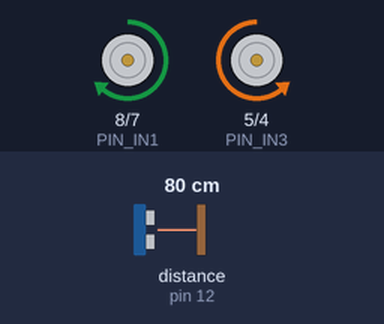
Bench run of a sketch on a simulated Arduino Uno, built with avr-gcc and run on an emulated ATmega328P. On the bench: motor-driver pin pairs drawn as motors (green arrow = first pin HIGH = forward, orange = second pin HIGH = backward, longer = more drive, scaled by the enable pin). Wiring (inferred from the names in the program): ultrasonic range finder: trigger pin 13; echo pin 12. The test bench sets the inputs (shaded band); at power-on: distance to the obstacle (sensor on pin 12) 80 cm. The echo pulse lasts 58.3 µs per cm; what the sketch prints to the serial monitor is not drawn.

Above: at 2.2 s.
2.3 s: distance to the obstacle (sensor on pin 12) set to 33 cm
5.3 s: distance to the obstacle (sensor on pin 12) set to 28 cm
At 5.7 s:
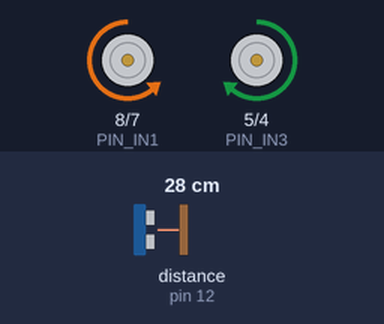
At 6.5 s:
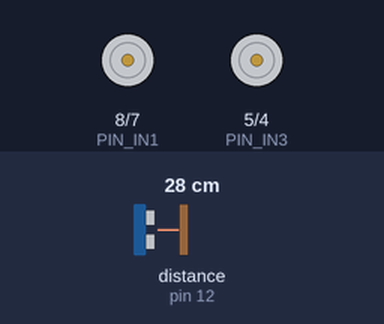
8.3 s: distance to the obstacle (sensor on pin 12) set to 35 cm
10.1 s: distance to the obstacle (sensor on pin 12) set to 2 cm
At 11.0 s:
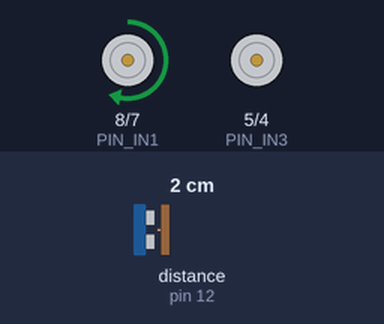
Timing chart, 0 to 14.1 s (numbered marks = the images above; inputs shaded):
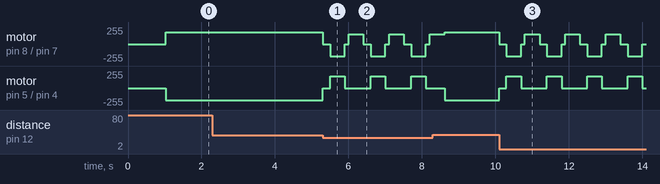

Measured:
- the behaviour switches between 31 and 30 cm on distance to the obstacle (sensor on pin 12) (found by bisection; images 0 and 1)
- after the input at 2.3 s, every drawn part: stays the same

The sketch:

robot_car.ino
```cpp
// (licence header left out)
#include "config.h"
#include "motors.h"
#include "ultrasonic.h"

// ── State Machine ─────────────────────────────────────────────
enum RobotState { STATE_FORWARD, STATE_STOP, STATE_REVERSING, STATE_TURNING };
static RobotState    currentState   = STATE_FORWARD;
static unsigned long stateStartTime = 0;

static const char* state_name(RobotState s) {
  switch (s) {
    case STATE_FORWARD:   return "FORWARD  ";
    case STATE_STOP:      return "STOP     ";
    case STATE_REVERSING: return "REVERSING";
    case STATE_TURNING:   return "TURNING  ";
    default:              return "UNKNOWN  ";
  }
}

// ── setup() ──────────────────────────────────────────────────
void setup() {
  Serial.begin(SERIAL_BAUD);
  motors_init();
  ultrasonic_init();
  Serial.println(F("=== v1: Obstacle Avoidance Robot ==="));
  Serial.println(F("github.com/MooMooCow29/Building-an-Arduino-Robot-Car"));
  delay(1000);
}

// ── loop() ───────────────────────────────────────────────────
void loop() {
  unsigned long now      = millis();
  long          distance = ultrasonic_read_cm();

  // Debug print every 200 ms
  static unsigned long lastPrint = 0;
  if (now - lastPrint >= 200) {
    Serial.print(F("State: ")); Serial.print(state_name(currentState));
    Serial.print(F(" | dist: ")); Serial.print(distance);
    Serial.println(F(" cm"));
    lastPrint = now;
  }

  switch (currentState) {

    case STATE_FORWARD:
      motors_forward(DRIVE_SPEED);
      if (distance > 0 && distance < STOP_DISTANCE) {
        motors_stop();
        currentState   = STATE_STOP;
        stateStartTime = now;
        Serial.print(F("Obstacle at ")); Serial.print(distance);
        Serial.println(F(" cm — stopping."));
      }
      break;

    case STATE_STOP:
      if (now - stateStartTime >= STOP_PAUSE_MS) {
        motors_backward(REVERSE_SPEED);
        currentState   = STATE_REVERSING;
        stateStartTime = now;
        Serial.println(F("Reversing..."));
      }
      break;

    case STATE_REVERSING:
      if (now - stateStartTime >= REVERSE_TIME_MS) {
        motors_stop();
        delay(100);
        motors_turn_right(TURN_SPEED);
        currentState   = STATE_TURNING;
        stateStartTime = now;
        Serial.println(F("Turning right..."));
      }
      break;

    case STATE_TURNING:
      if (now - stateStartTime >= TURN_TIME_MS) {
        motors_stop();
        currentState = STATE_FORWARD;
        Serial.println(F("Resuming forward."));
      }
      break;
  }
}
```

motors.cpp
```cpp
// (licence header left out)
#include "motors.h"
#include "config.h"

// ── Internal helpers ─────────────────────────────────────────

static void left_forward(uint8_t speed) {
  digitalWrite(PIN_IN1, HIGH);
  digitalWrite(PIN_IN2, LOW);
  analogWrite(PIN_ENA, speed);
}
static void left_backward(uint8_t speed) {
  digitalWrite(PIN_IN1, LOW);
  digitalWrite(PIN_IN2, HIGH);
  analogWrite(PIN_ENA, speed);
}
static void left_stop() {
  analogWrite(PIN_ENA, 0);
  digitalWrite(PIN_IN1, LOW);
  digitalWrite(PIN_IN2, LOW);
}

static void right_forward(uint8_t speed) {
  digitalWrite(PIN_IN3, LOW);   // Inverted: mirror-mounted
  digitalWrite(PIN_IN4, HIGH);
  analogWrite(PIN_ENB, speed);
}
static void right_backward(uint8_t speed) {
  digitalWrite(PIN_IN3, HIGH);
  digitalWrite(PIN_IN4, LOW);
  analogWrite(PIN_ENB, speed);
}
static void right_stop() {
  analogWrite(PIN_ENB, 0);
  digitalWrite(PIN_IN3, LOW);
  digitalWrite(PIN_IN4, LOW);
}

// ── Public API ───────────────────────────────────────────────

void motors_init() {
  pinMode(PIN_ENA, OUTPUT);
  pinMode(PIN_IN1, OUTPUT);
  pinMode(PIN_IN2, OUTPUT);
  pinMode(PIN_ENB, OUTPUT);
  pinMode(PIN_IN3, OUTPUT);
  pinMode(PIN_IN4, OUTPUT);
  motors_stop();
}

void motors_forward(uint8_t speed) {
  left_forward(speed);
  right_forward(speed);
}
void motors_backward(uint8_t speed) {
  left_backward(speed);
  right_backward(speed);
}
void motors_turn_right(uint8_t speed) {
  left_forward(speed);
  right_stop();
}
void motors_turn_left(uint8_t speed) {
  left_stop();
  right_forward(speed);
}
void motors_spin_right(uint8_t speed) {
  left_forward(speed);
  right_backward(speed);
}
void motors_spin_left(uint8_t speed) {
  left_backward(speed);
  right_forward(speed);
}
void motors_brake() {
  analogWrite(PIN_ENA, 255);
  digitalWrite(PIN_IN1, HIGH);
  digitalWrite(PIN_IN2, HIGH);
  analogWrite(PIN_ENB, 255);
  digitalWrite(PIN_IN3, HIGH);
  digitalWrite(PIN_IN4, HIGH);
}
void motors_stop() {
  left_stop();
  right_stop();
}
void motors_set(uint8_t speedLeft, bool dirLeft,
                uint8_t speedRight, bool dirRight) {
  if (dirLeft)  left_forward(speedLeft);
  else          left_backward(speedLeft);
  if (dirRight) right_forward(speedRight);
  else          right_backward(speedRight);
}
```

motors.h
```cpp
// (licence header left out)
#pragma once
#include <Arduino.h>

void motors_init();
void motors_forward(uint8_t speed);
void motors_backward(uint8_t speed);
void motors_turn_right(uint8_t speed);
void motors_turn_left(uint8_t speed);
void motors_spin_right(uint8_t speed);
void motors_spin_left(uint8_t speed);
void motors_brake();
void motors_stop();
void motors_set(uint8_t speedLeft, bool dirLeft,
                uint8_t speedRight, bool dirRight);
```

ultrasonic.cpp
```cpp
// (licence header left out)
#include "ultrasonic.h"
#include "config.h"

void ultrasonic_init() {
  pinMode(PIN_TRIG, OUTPUT);
  pinMode(PIN_ECHO, INPUT);
  digitalWrite(PIN_TRIG, LOW);
}

long ultrasonic_read_us() {
  digitalWrite(PIN_TRIG, LOW);
  delayMicroseconds(2);
  digitalWrite(PIN_TRIG, HIGH);
  delayMicroseconds(10);
  digitalWrite(PIN_TRIG, LOW);
  return pulseIn(PIN_ECHO, HIGH, ULTRASONIC_TIMEOUT_US);
}

long ultrasonic_read_cm() {
  long duration = ultrasonic_read_us();
  if (duration == 0) return NO_OBSTACLE_CM;
  return duration / 58L;
}
```

ultrasonic.h
```cpp
// (licence header left out)
#pragma once
#include <Arduino.h>

void ultrasonic_init();
long ultrasonic_read_cm();
long ultrasonic_read_us();
```

config.h
```cpp
// (licence header left out)
#pragma once

// ── Serial ───────────────────────────────────────────────────
#define SERIAL_BAUD           9600

// ── Motor Driver Pins (L298N) ─────────────────────────────────
#define PIN_ENA               9     // Left  motor PWM  (Timer 1)
#define PIN_IN1               8     // Left  motor direction A
#define PIN_IN2               7     // Left  motor direction B
#define PIN_ENB               6     // Right motor PWM  (Timer 0)
#define PIN_IN3               5     // Right motor direction A
#define PIN_IN4               4     // Right motor direction B

// ── Ultrasonic Sensor Pins (HC-SR04) ─────────────────────────
#define PIN_TRIG              13
#define PIN_ECHO              12

// ── Motor Speeds (0-255 PWM) ──────────────────────────────────
#define DRIVE_SPEED           180
#define REVERSE_SPEED         160
#define TURN_SPEED            150

// ── Obstacle Avoidance ────────────────────────────────────────
#define STOP_DISTANCE         30    // cm — stop if obstacle closer

// ── Timing (milliseconds) ─────────────────────────────────────
#define STOP_PAUSE_MS         200
#define REVERSE_TIME_MS       400
#define TURN_TIME_MS          500

// ── Sensor ────────────────────────────────────────────────────
#define ULTRASONIC_TIMEOUT_US 30000UL
#define NO_OBSTACLE_CM        999
```
